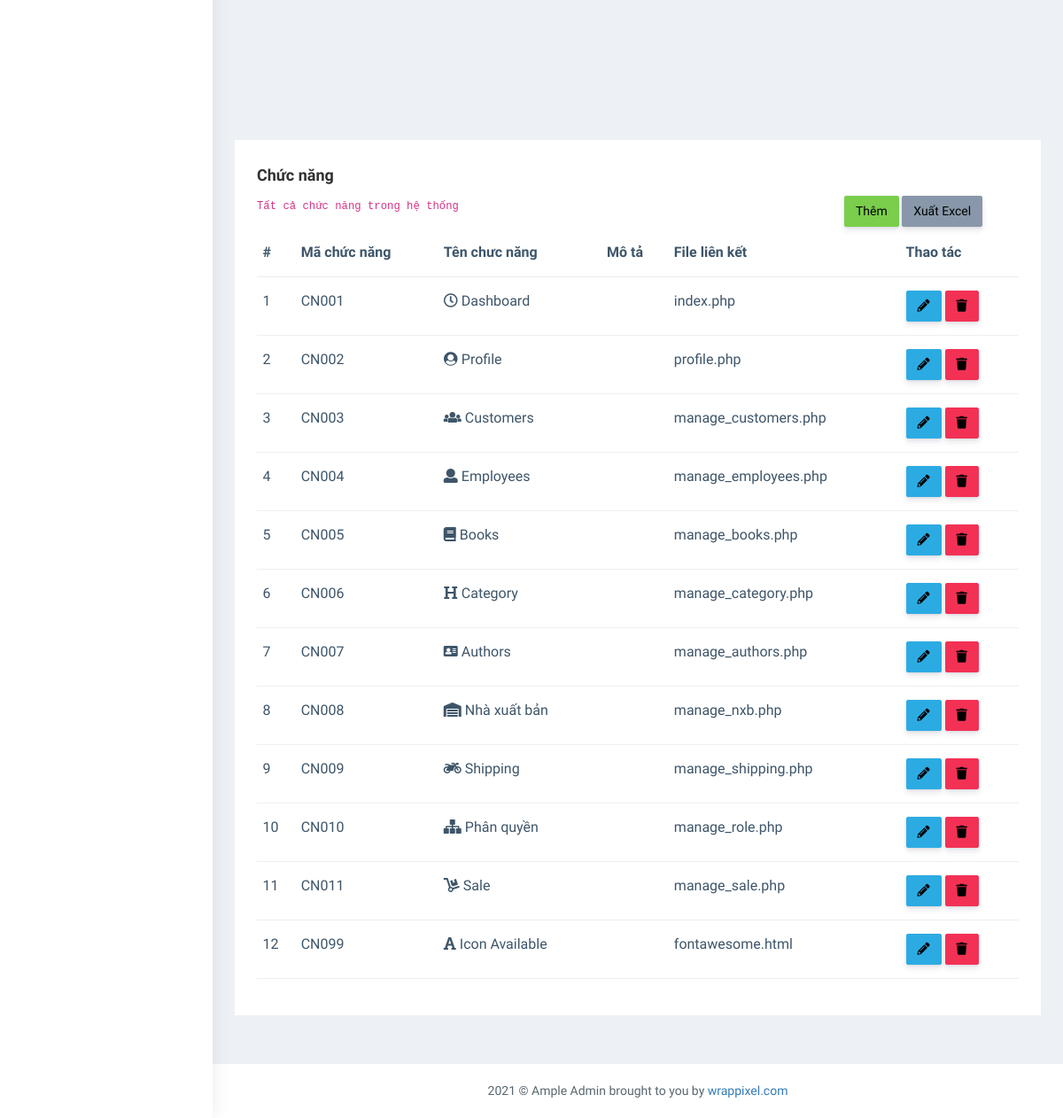
The app's page /admin/templates/manage_role.php (signed in, lower part), older data.
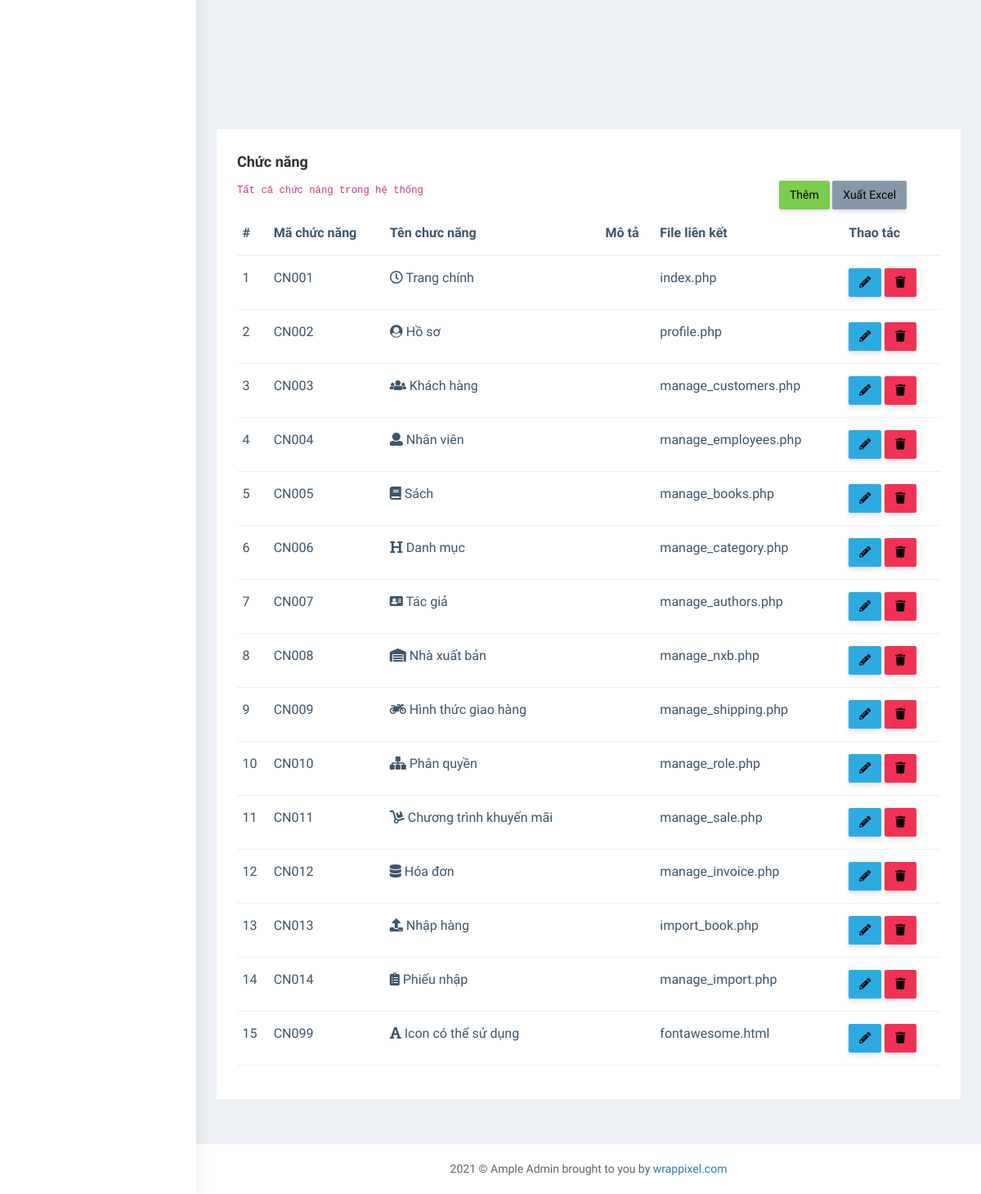
The same page, newer data.
### tables this page shows
CREATE TABLE `chuc_nang` (
  `id_chuc_nang` varchar(10) NOT NULL,
  `ten_chuc_nang` varchar(50) NOT NULL,
  `mo_ta` varchar(100) NOT NULL,
  `icon` varchar(50) NOT NULL,
  `file` varchar(30) NOT NULL
);

### admin/class/role.php (called while the page is built, shortened)
<?php
class role
{
    public function getAllRoles()
    {
        include_once("connect_db.php");
        $conn = new connect_db();
        $query = "select * from quyen order by id_quyen";
        $data = $conn->select($query);
        if (mysqli_num_rows($data)==0) {
            $roles = array();
        } else {
            while ($row = mysqli_fetch_array($data)) {
                $roles[] = array(
                    "Role" => $row["id_quyen"],
                    "Name" => $row["ten_quyen"],
                    "Description" => $row["mo_ta"]
                );
            }
        }
        return $roles;
    }
    public function getFunctions()
    {
        include_once("connect_db.php");
        $conn = new connect_db();
        $query = "select * from chuc_nang order by id_chuc_nang";
        $data = $conn->select($query);
        if (mysqli_num_rows($data)==0) {
            $roles = array();
        } else {
            while ($row = mysqli_fetch_array($data)) {
                $roles[] = array(
                    "Id" => $row["id_chuc_nang"],
                    "Name" => $row["ten_chuc_nang"],
                    "Description" => $row["mo_ta"],
                    "Icon" => $row["icon"],
                    "File" => $row["file"]
                );
            }
        }
        return $roles;
    }
}

### admin/class/connect_db.php (called while the page is built, shortened)
<?php
class connect_db
{
    protected $host;
    protected $password;
    protected $username;
    protected $database;
    public function __construct() {
        $this->database = 'localhost';
        $this->username = 'root';
        $this->password = '';
        $this->database = 'book_store_online';
    }
    public function select($query) {
        if (!$conn = mysqli_connect($this->host,$this->username,$this->password,$this->database)) {
            echo "Connect failed !";
        }
        if (!($res = mysqli_query($conn, $query))) {
            echo "Error : Failed when executed query !";
        }
        return $res;
    }
}

### admin/templates/manage_role.php (the view, shortened to what the changed rows need)
<!DOCTYPE html>
<html dir="ltr" lang="en">
<head>
   <link href="../static/css/style.min.css" rel="stylesheet">
</head>
<body>
    <div id="main-wrapper" data-layout="vertical" data-navbarbg="skin5" data-sidebartype="full"
        data-sidebar-position="absolute" data-header-position="absolute" data-boxed-layout="full">
        <div class="page-wrapper">
                                    <?php
                                        include_once("../class/role.php");
                                        $roleModel = new role();
                                        $data = $roleModel->getAllRoles();
                                    ?>
                                <?php
                                    include_once("../class/role.php");
                                    $functionModel = new role();
                                    $data = $functionModel->getFunctions();
                                ?>
            <div class="container-fluid">
                <div class="row">
                    <div class="col-sm-12">
                        <div class="white-box">
                            <div class="table-responsive">
                                <table class="table text-nowrap">
                                    <thead>
                                    <tr>
                                        <th class="border-top-0">#</th>
                                        <th class="border-top-0">Mã chức năng</th>
                                        <th class="border-top-0">Tên chưc năng</th>
                                        <th class="border-top-0">Mô tả</th>
                                        <th class="border-top-0">File liên kết</th>
                                        <th class="border-top-0">Thao tác</th>
                                    </tr>
                                    </thead>
                                    <tbody id="table-func">
                                    <?php
                                    include_once("../class/role.php");
                                    $roleModel = new role();
                                    $data = $roleModel->getFunctions();
                                    $count = 1;
                                    foreach ($data as $key=>$val) {
                                        $actionBtn = "<button f='edit' type='button' class='btn btn-info'><i class='fas fa-pencil-alt'></i></button>
                                                           <button f='delete' type='button' class='btn btn-danger'><i class='fas fa-trash'></i></button>";
                                        $render =  "<tr>
                                                    <td>$count</td>
                                                    <td>".$val["Id"]."</td>
                                                    <td><i class='{$val['Icon']}' aria-hidden='true'></i> ".$val["Name"]."</td>
                                                    <td>".$val["Description"]."</td>
                                                    <td>".$val["File"]."</td>
                                                    <td>".$actionBtn."</td>
                                                </tr>";
                                        echo $render;
                                        $count++;
                                    }
                                    ?>
                                    </tbody>
                                </table>
                            </div>
                        </div>
                    </div>
                </div>
            </div>
        </div>
    </div>
</body>
</html>

Row changes from the older to the newer data that the page shows:
changed chuc_nang "CN001": ten_chuc_nang "Dashboard" → "Trang chính"
changed chuc_nang "CN002": ten_chuc_nang "Profile" → "Hồ sơ"
changed chuc_nang "CN003": ten_chuc_nang "Customers" → "Khách hàng"
changed chuc_nang "CN004": ten_chuc_nang "Employees" → "Nhân viên"
changed chuc_nang "CN005": ten_chuc_nang "Books" → "Sách"
changed chuc_nang "CN006": ten_chuc_nang "Category" → "Danh mục"
changed chuc_nang "CN007": ten_chuc_nang "Authors" → "Tác giả"
changed chuc_nang "CN009": ten_chuc_nang "Shipping" → "Hình thức giao hàng"
changed chuc_nang "CN011": ten_chuc_nang "Sale" → "Chương trình khuyến mãi"
added chuc_nang: id_chuc_nang "CN012", ten_chuc_nang "Hóa đơn", file "manage_invoice.php"
added chuc_nang: id_chuc_nang "CN013", ten_chuc_nang "Nhập hàng", file "import_book.php"
added chuc_nang: id_chuc_nang "CN014", ten_chuc_nang "Phiếu nhập", file "manage_import.php"
changed chuc_nang "CN099": ten_chuc_nang "Icon Available" → "Icon có thể sử dụng"
